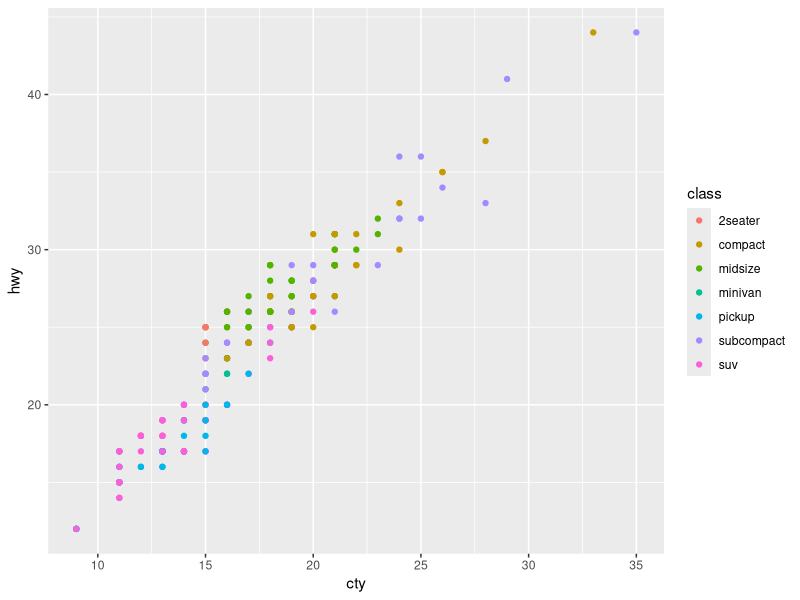
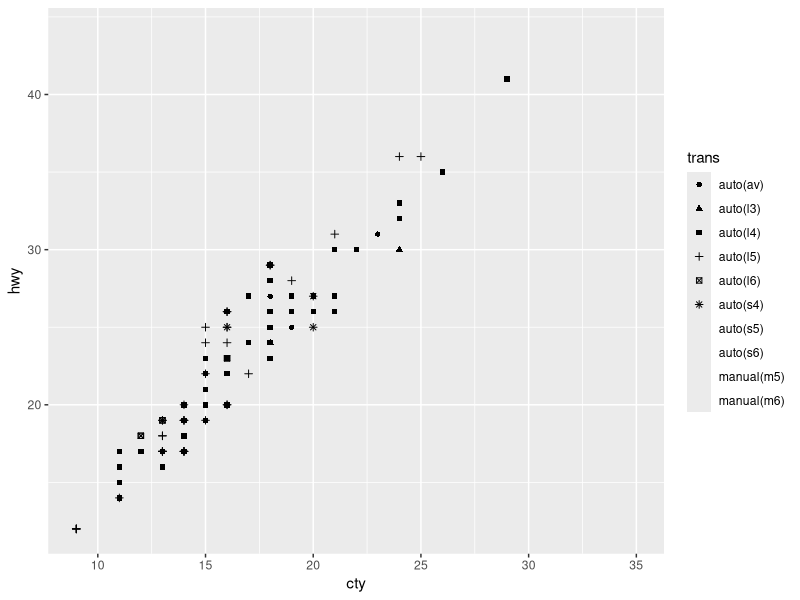
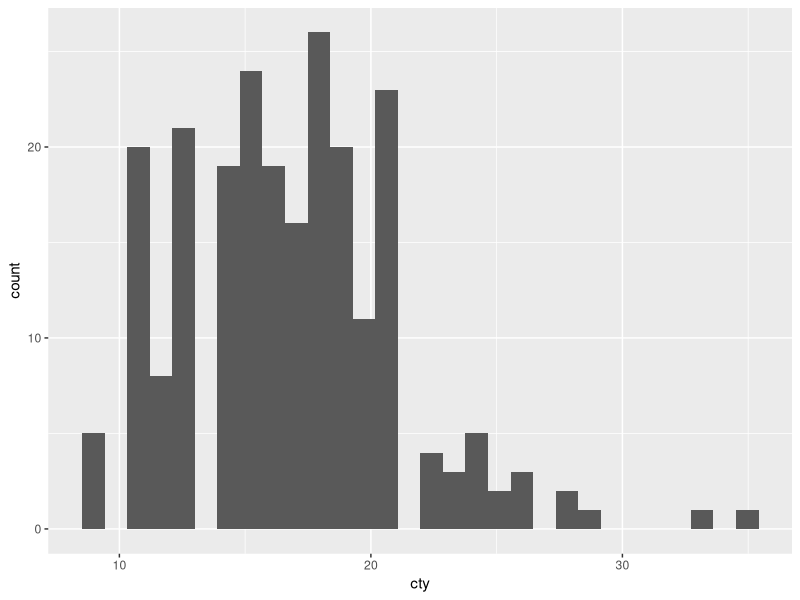
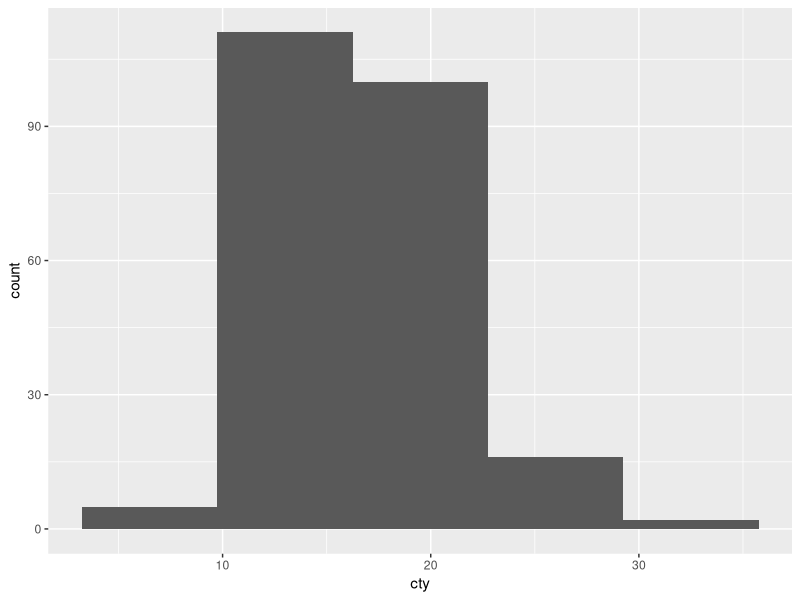
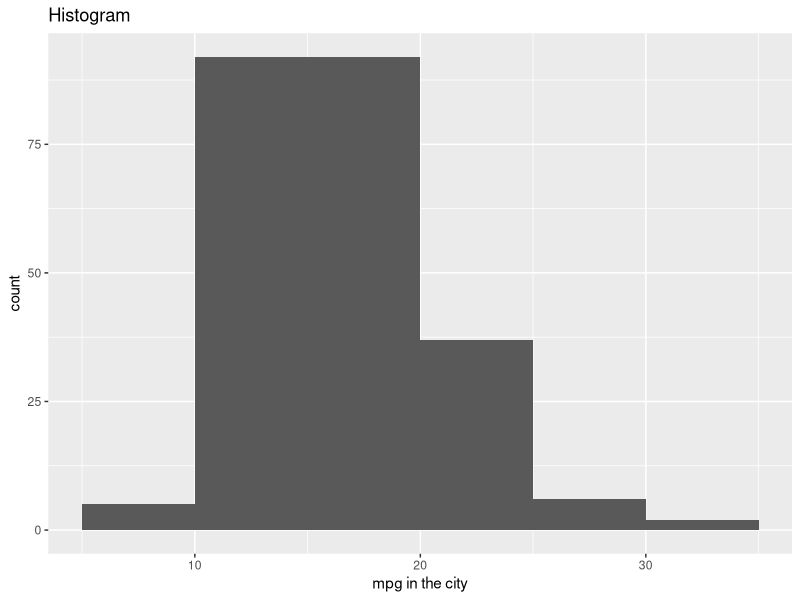

R code for these plots, in order:
#### SETUP ####
getwd()
setwd('/Users/kalenclifton/intersession_data_2024/code/')
library(datasets)
library(viridis)

#install.packages('ggplot2')
library(ggplot2)
data("mpg")

#### DATA ####
class(mpg)
dim(mpg)
head(mpg)
summary(mpg)

#### PLOTTING ####

## Code Template
# plt <- ggplot(data = <DATA>) + 
#  <GEOM_FUNCTION>(mapping = aes(<MAPPINGS>))

## plot scatter plot 

ggplot(data = mpg) +
  geom_point(mapping = aes(x=cty, y=hwy, color=class))

ggplot(data = mpg) +
  geom_point(mapping = aes(x=cty, y=hwy, shape=trans))

## plot histogram
ggplot(data = mpg) +
  geom_histogram(mapping = aes(x=cty))

ggplot(data = mpg) +
  geom_histogram(mapping = aes(x=cty), bins = 5)

ggplot(data = mpg) +
  geom_histogram(mapping = aes(x=cty), breaks = seq(5,35,5)) +
  xlab("mpg in the city") + ggtitle("Histogram")


